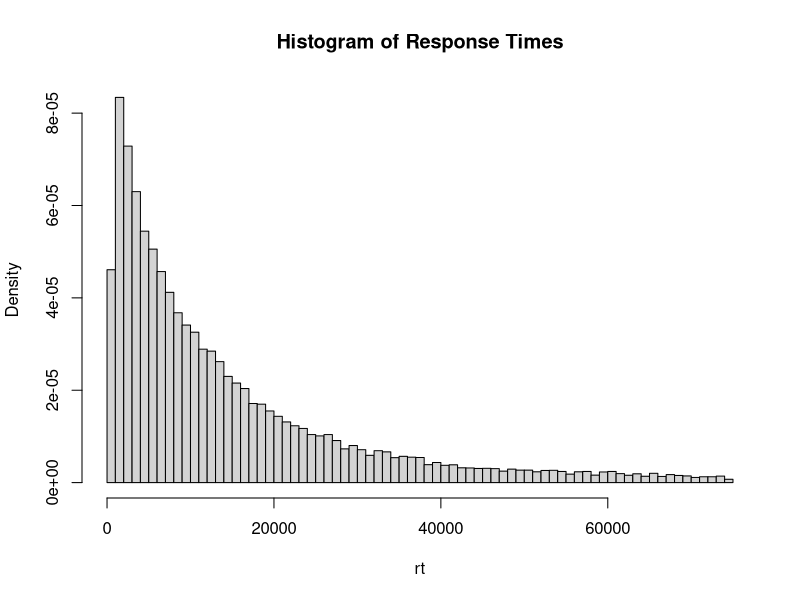
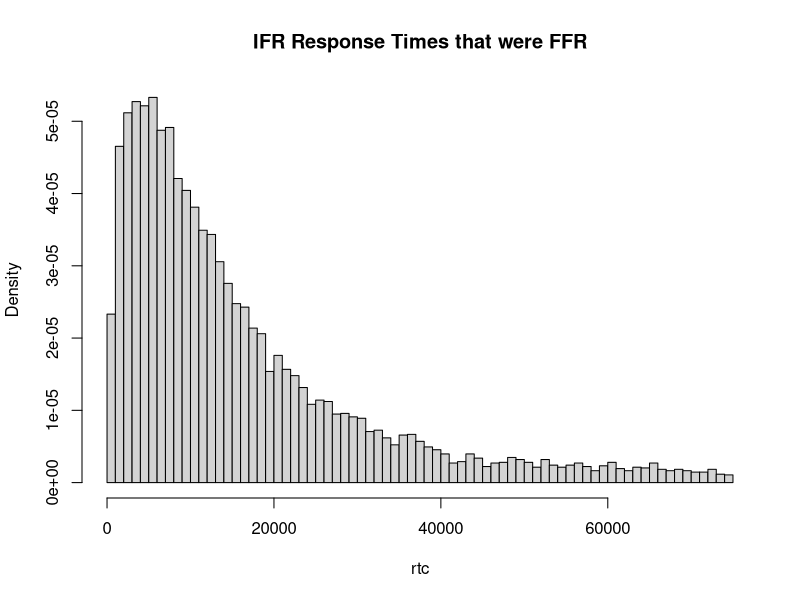
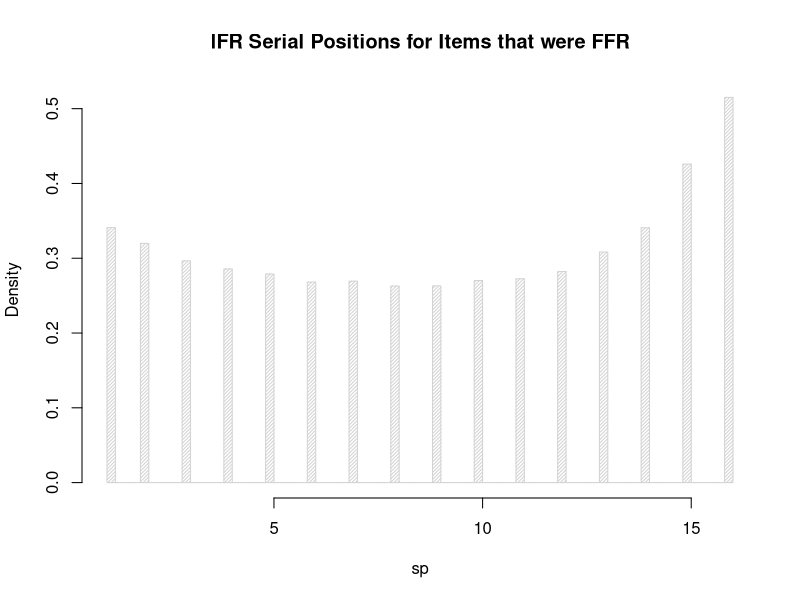
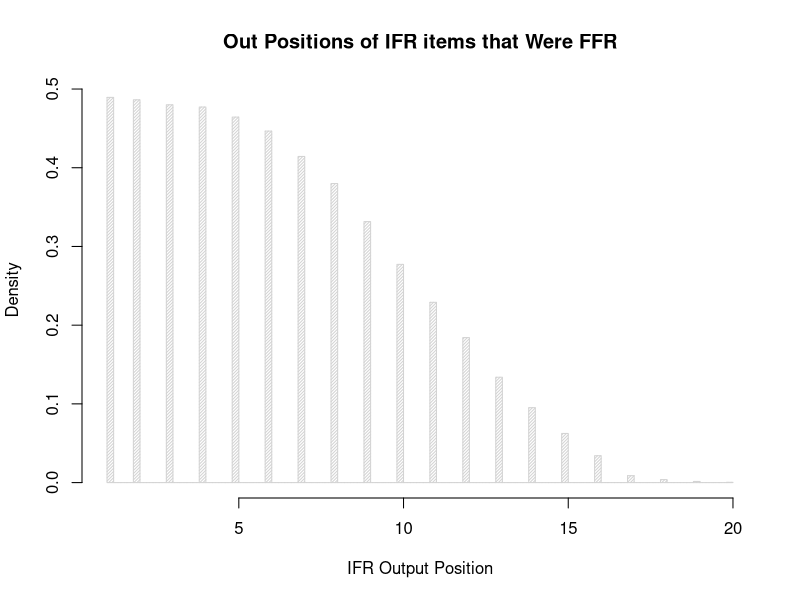
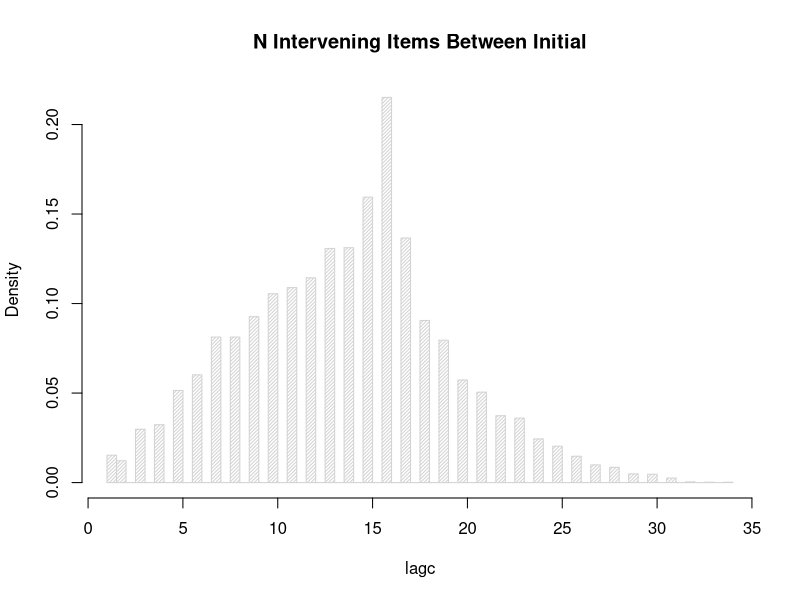
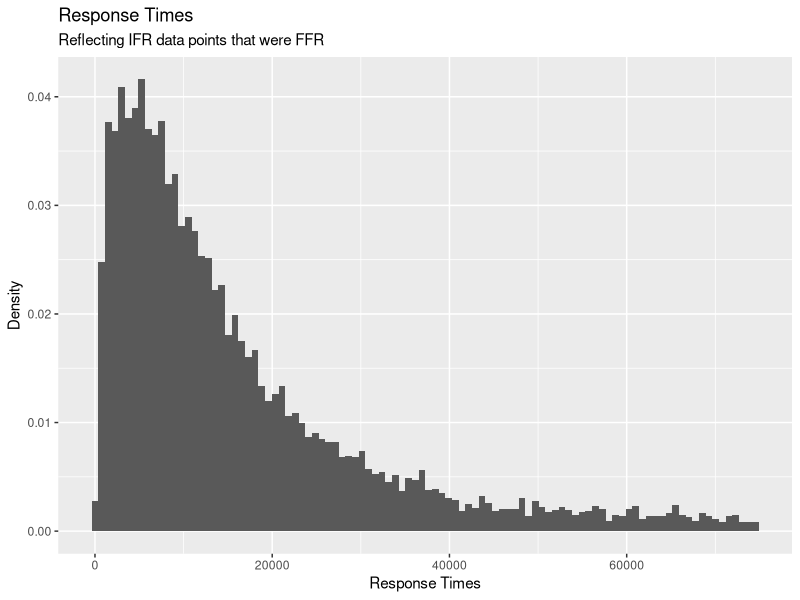
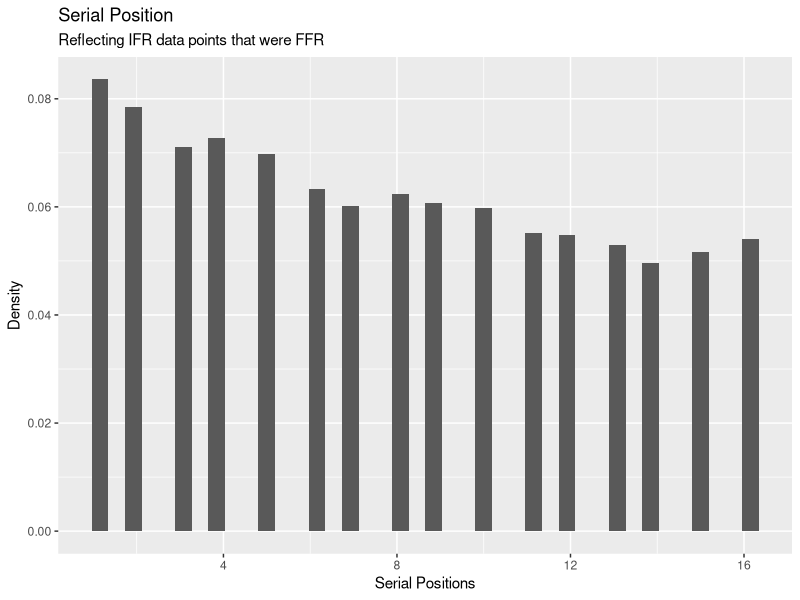
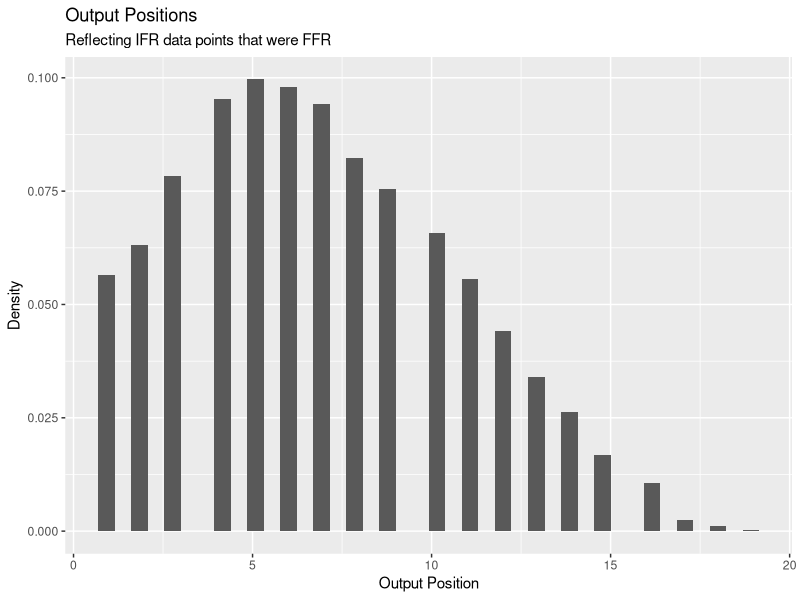

Source code (R) for these figures, in order:
dir <- getwd()
target_dir <- "/Users/rebeccawilder/First-Year-Project"
setwd(target_dir)

my_data <- read.csv(file= "R_data_02072021.csv")
my_data <- data.frame(my_data)

my_data
data_names <- c("subject", "session", "list", "rec_itemnos", "rt", "sp", "op", "lag", "ffr")
colnames(my_data) <- data_names


rt= my_data$rt
op= my_data$op
ffr= my_data$ffr
sp= my_data$sp


sp <- sp[1:length(rt)]

op<- op[1:length(rt)]
rtc <- rt[ffr==TRUE]
spc <- sp[ffr==TRUE]
opc <- op[ffr==TRUE]

lag= my_data$lag
lagc= lag= lag[ffr== TRUE]
ffr_output= op[ffr==TRUE]
#plot hist for rt
hist(rt,breaks = 100,probability = TRUE, main= "Histogram of Response Times")

hist(rtc, breaks= 100, probability= TRUE, main= "IFR Response Times that were FFR",)


hist(sp, breaks= 100, probability= TRUE, density= 40, main= "IFR Serial Positions for Items that were FFR")

hist(op, breaks= 100, probability= TRUE, density= 45, main = "Out Positions of IFR items that Were FFR", xlab= "IFR Output Position")

hist(lagc, breaks= 100, probability = TRUE, density= 40, main= "N Intervening Items Between Initial" )


library("ggplot2")
ggplot()+
geom_histogram(aes(x= rtc, y=..count../sum(..count..)), bins= 100)+
labs(title= "Response Times", subtitle= "Reflecting IFR data points that were FFR", x= "Response Times", y= "Density")



ggplot()+
geom_histogram(aes(x= spc, y=..count../sum(..count..)), bins= 40)+
labs(title= "Serial Position", subtitle= "Reflecting IFR data points that were FFR", x= "Serial Positions", y= "Density")


ggplot()+
geom_histogram(aes(x= opc, y=..count../sum(..count..)), bins= 40)+
labs(title= "Output Positions", subtitle= "Reflecting IFR data points that were FFR", x= "Output Position", y= "Density")


ggplot()+
geom_histogram(aes(x= opc, y=..count../sum(..count..)), bins= 40)+
labs(title= "Response Times", subtitle= "Reflecting IFR data points that were FFR", x= "Response Times", y= "Density")



             
